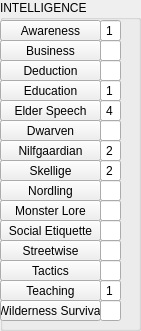
    <widget class="QGroupBox" name="Group_INTELLIGENCE">
     <property name="geometry">
      <rect>
       <x>10</x>
       <y>10</y>
       <width>141</width>
       <height>331</height>
      </rect>
     </property>
     <property name="title">
      <string>INTELLIGENCE</string>
     </property>
     <widget class="QPushButton" name="Awareness">
      <property name="geometry">
       <rect>
        <x>0</x>
        <y>20</y>
        <width>101</width>
        <height>21</height>
       </rect>
      </property>
      <property name="layoutDirection">
       <enum>Qt::LeftToRight</enum>
      </property>
      <property name="autoFillBackground">
       <bool>false</bool>
      </property>
      <property name="text">
       <string>Awareness</string>
      </property>
      <property name="checkable">
       <bool>false</bool>
      </property>
     </widget>
     <widget class="QPushButton" name="Business">
      <property name="geometry">
       <rect>
        <x>0</x>
        <y>40</y>
        <width>101</width>
        <height>21</height>
       </rect>
      </property>
      <property name="layoutDirection">
       <enum>Qt::LeftToRight</enum>
      </property>
      <property name="autoFillBackground">
       <bool>false</bool>
      </property>
      <property name="text">
       <string>Business</string>
      </property>
      <property name="checkable">
       <bool>false</bool>
      </property>
     </widget>
     <widget class="QPushButton" name="Deduction">
      <property name="geometry">
       <rect>
        <x>0</x>
        <y>60</y>
        <width>101</width>
        <height>21</height>
       </rect>
      </property>
      <property name="layoutDirection">
       <enum>Qt::LeftToRight</enum>
      </property>
      <property name="autoFillBackground">
       <bool>false</bool>
      </property>
      <property name="text">
       <string>Deduction</string>
      </property>
      <property name="checkable">
       <bool>false</bool>
      </property>
     </widget>
     <widget class="QPushButton" name="Education">
      <property name="geometry">
       <rect>
        <x>0</x>
        <y>80</y>
        <width>101</width>
        <height>21</height>
       </rect>
      </property>
      <property name="layoutDirection">
       <enum>Qt::LeftToRight</enum>
      </property>
      <property name="autoFillBackground">
       <bool>false</bool>
      </property>
      <property name="text">
       <string>Education</string>
      </property>
      <property name="checkable">
       <bool>false</bool>
      </property>
     </widget>
     <widget class="QPushButton" name="ElderSpeech">
      <property name="geometry">
       <rect>
        <x>0</x>
        <y>100</y>
        <width>101</width>
        <height>21</height>
       </rect>
      </property>
      <property name="layoutDirection">
       <enum>Qt::LeftToRight</enum>
      </property>
      <property name="autoFillBackground">
       <bool>false</bool>
      </property>
      <property name="text">
       <string>Elder Speech</string>
      </property>
      <property name="checkable">
       <bool>false</bool>
      </property>
     </widget>
     <widget class="QPushButton" name="MonsterLore">
      <property name="geometry">
       <rect>
        <x>0</x>
        <y>200</y>
        <width>101</width>
        <height>21</height>
       </rect>
      </property>
      <property name="layoutDirection">
       <enum>Qt::LeftToRight</enum>
      </property>
      <property name="autoFillBackground">
       <bool>false</bool>
      </property>
      <property name="text">
       <string>Monster Lore</string>
      </property>
      <property name="checkable">
       <bool>false</bool>
      </property>
     </widget>
     <widget class="QPushButton" name="LanguageNilfgaardian">
      <property name="geometry">
       <rect>
        <x>0</x>
        <y>140</y>
        <width>101</width>
        <height>21</height>
       </rect>
      </property>
      <property name="layoutDirection">
       <enum>Qt::LeftToRight</enum>
      </property>
      <property name="autoFillBackground">
       <bool>false</bool>
      </property>
      <property name="text">
       <string>Nilfgaardian</string>
      </property>
      <property name="checkable">
       <bool>false</bool>
      </property>
     </widget>
     <widget class="QPushButton" name="SocialEtiquette">
      <property name="geometry">
       <rect>
        <x>0</x>
        <y>220</y>
        <width>101</width>
        <height>21</height>
       </rect>
      </property>
      <property name="layoutDirection">
       <enum>Qt::LeftToRight</enum>
      </property>
      <property name="autoFillBackground">
       <bool>false</bool>
      </property>
      <property name="text">
       <string>Social Etiquette</string>
      </property>
      <property name="checkable">
       <bool>false</bool>
      </property>
     </widget>
     <widget class="QPushButton" name="Streetwise">
      <property name="geometry">
       <rect>
        <x>0</x>
        <y>240</y>
        <width>101</width>
        <height>21</height>
       </rect>
      </property>
      <property name="layoutDirection">
       <enum>Qt::LeftToRight</enum>
      </property>
      <property name="autoFillBackground">
       <bool>false</bool>
      </property>
      <property name="text">
       <string>Streetwise</string>
      </property>
      <property name="checkable">
       <bool>false</bool>
      </property>
     </widget>
     <widget class="QPushButton" name="Tactics">
      <property name="geometry">
       <rect>
        <x>0</x>
        <y>260</y>
        <width>101</width>
        <height>21</height>
       </rect>
      </property>
      <property name="layoutDirection">
       <enum>Qt::LeftToRight</enum>
      </property>
      <property name="autoFillBackground">
       <bool>false</bool>
      </property>
      <property name="text">
       <string>Tactics</string>
      </property>
      <property name="checkable">
       <bool>false</bool>
      </property>
     </widget>
     <widget class="QPushButton" name="Teaching">
      <property name="geometry">
       <rect>
        <x>0</x>
        <y>280</y>
        <width>101</width>
        <height>21</height>
       </rect>
      </property>
      <property name="layoutDirection">
       <enum>Qt::LeftToRight</enum>
      </property>
      <property name="autoFillBackground">
       <bool>false</bool>
      </property>
      <property name="text">
       <string>Teaching</string>
      </property>
      <property name="checkable">
       <bool>false</bool>
      </property>
     </widget>
     <widget class="QPushButton" name="WildernessSurvival">
      <property name="geometry">
       <rect>
        <x>0</x>
        <y>300</y>
        <width>101</width>
        <height>21</height>
       </rect>
      </property>
      <property name="layoutDirection">
       <enum>Qt::LeftToRight</enum>
      </property>
      <property name="autoFillBackground">
       <bool>false</bool>
      </property>
      <property name="text">
       <string>Wilderness Survival</string>
      </property>
      <property name="checkable">
       <bool>false</bool>
      </property>
     </widget>
     <widget class="QPushButton" name="LanguageSkellige">
      <property name="geometry">
       <rect>
        <x>0</x>
        <y>160</y>
        <width>101</width>
        <height>21</height>
       </rect>
      </property>
      <property name="layoutDirection">
       <enum>Qt::LeftToRight</enum>
      </property>
      <property name="autoFillBackground">
       <bool>false</bool>
      </property>
      <property name="text">
       <string>Skellige</string>
      </property>
      <property name="checkable">
       <bool>false</bool>
      </property>
     </widget>
     <widget class="QPushButton" name="LanguageDwarven">
      <property name="geometry">
       <rect>
        <x>0</x>
        <y>120</y>
        <width>101</width>
        <height>21</height>
       </rect>
      </property>
      <property name="layoutDirection">
       <enum>Qt::LeftToRight</enum>
      </property>
      <property name="autoFillBackground">
       <bool>false</bool>
      </property>
      <property name="text">
       <string>Dwarven</string>
      </property>
      <property name="checkable">
       <bool>false</bool>
      </property>
     </widget>
     <widget class="QPushButton" name="LanguageNordling">
      <property name="geometry">
       <rect>
        <x>0</x>
        <y>180</y>
        <width>101</width>
        <height>21</height>
       </rect>
      </property>
      <property name="layoutDirection">
       <enum>Qt::LeftToRight</enum>
      </property>
      <property name="autoFillBackground">
       <bool>false</bool>
      </property>
      <property name="text">
       <string>Nordling</string>
      </property>
      <property name="checkable">
       <bool>false</bool>
      </property>
     </widget>
     <widget class="QLineEdit" name="Awareness_Value">
      <property name="geometry">
       <rect>
        <x>100</x>
        <y>20</y>
        <width>21</width>
        <height>21</height>
       </rect>
      </property>
      <property name="text">
       <string>1</string>
      </property>
      <property name="alignment">
       <set>Qt::AlignCenter</set>
      </property>
      <property name="readOnly">
       <bool>true</bool>
      </property>
     </widget>
     <widget class="QLineEdit" name="Deduction_Value">
      <property name="geometry">
       <rect>
        <x>100</x>
        <y>60</y>
        <width>21</width>
        <height>21</height>
       </rect>
      </property>
      <property name="alignment">
       <set>Qt::AlignCenter</set>
      </property>
      <property name="readOnly">
       <bool>true</bool>
      </property>
     </widget>
     <widget class="QLineEdit" name="Education_Value">
      <property name="geometry">
       <rect>
        <x>100</x>
        <y>80</y>
        <width>21</width>
        <height>21</height>
       </rect>
      </property>
      <property name="text">
       <string>1</string>
      </property>
      <property name="alignment">
       <set>Qt::AlignCenter</set>
      </property>
      <property name="readOnly">
       <bool>true</bool>
      </property>
     </widget>
     <widget class="QLineEdit" name="ElderSpeech_Value">
      <property name="geometry">
       <rect>
        <x>100</x>
        <y>100</y>
        <width>21</width>
        <height>21</height>
       </rect>
      </property>
      <property name="text">
       <string>4</string>
      </property>
      <property name="alignment">
       <set>Qt::AlignCenter</set>
      </property>
      <property name="readOnly">
       <bool>true</bool>
      </property>
     </widget>
     <widget class="QLineEdit" name="LanguageDwarven_Value">
      <property name="geometry">
       <rect>
        <x>100</x>
        <y>120</y>
        <width>21</width>
        <height>21</height>
       </rect>
      </property>
      <property name="alignment">
       <set>Qt::AlignCenter</set>
      </property>
      <property name="readOnly">
       <bool>true</bool>
      </property>
     </widget>
     <widget class="QLineEdit" name="LanguageSkellige_Value">
      <property name="geometry">
       <rect>
        <x>100</x>
        <y>160</y>
        <width>21</width>
        <height>21</height>
       </rect>
      </property>
      <property name="text">
       <string>2</string>
      </property>
      <property name="alignment">
       <set>Qt::AlignCenter</set>
      </property>
      <property name="readOnly">
       <bool>true</bool>
      </property>
     </widget>
     <widget class="QLineEdit" name="SocialEtiquette_Value">
      <property name="geometry">
       <rect>
        <x>100</x>
        <y>220</y>
        <width>21</width>
        <height>21</height>
       </rect>
      </property>
      <property name="alignment">
       <set>Qt::AlignCenter</set>
      </property>
      <property name="readOnly">
       <bool>true</bool>
      </property>
     </widget>
     <widget class="QLineEdit" name="Streetwise_Value">
      <property name="geometry">
       <rect>
        <x>100</x>
        <y>240</y>
        <width>21</width>
        <height>21</height>
       </rect>
      </property>
      <property name="alignment">
       <set>Qt::AlignCenter</set>
      </property>
      <property name="readOnly">
       <bool>true</bool>
      </property>
     </widget>
     <widget class="QLineEdit" name="Teaching_Value">
      <property name="geometry">
       <rect>
        <x>100</x>
        <y>280</y>
        <width>21</width>
        <height>21</height>
       </rect>
      </property>
      <property name="text">
       <string>1</string>
      </property>
      <property name="alignment">
       <set>Qt::AlignCenter</set>
      </property>
      <property name="readOnly">
       <bool>true</bool>
      </property>
     </widget>
     <widget class="QLineEdit" name="Business_Value">
      <property name="geometry">
       <rect>
        <x>100</x>
        <y>40</y>
        <width>21</width>
        <height>21</height>
       </rect>
      </property>
      <property name="alignment">
       <set>Qt::AlignCenter</set>
      </property>
      <property name="readOnly">
       <bool>true</bool>
      </property>
     </widget>
     <widget class="QLineEdit" name="Tactics_Value">
      <property name="geometry">
       <rect>
        <x>100</x>
        <y>260</y>
        <width>21</width>
        <height>21</height>
       </rect>
      </property>
      <property name="alignment">
       <set>Qt::AlignCenter</set>
      </property>
      <property name="readOnly">
       <bool>true</bool>
      </property>
     </widget>
     <widget class="QLineEdit" name="MonsterLore_Value">
      <property name="geometry">
       <rect>
        <x>100</x>
        <y>200</y>
        <width>21</width>
        <height>21</height>
       </rect>
      </property>
      <property name="alignment">
       <set>Qt::AlignCenter</set>
      </property>
      <property name="readOnly">
       <bool>true</bool>
      </property>
     </widget>
     <widget class="QLineEdit" name="LanguageNordling_Value">
      <property name="geometry">
       <rect>
        <x>100</x>
        <y>180</y>
        <width>21</width>
        <height>21</height>
       </rect>
      </property>
      <property name="alignment">
       <set>Qt::AlignCenter</set>
      </property>
      <property name="readOnly">
       <bool>true</bool>
      </property>
     </widget>
     <widget class="QLineEdit" name="LanguageNilfgaardian_Value">
      <property name="geometry">
       <rect>
        <x>100</x>
        <y>140</y>
        <width>21</width>
        <height>21</height>
       </rect>
      </property>
      <property name="text">
       <string>2</string>
      </property>
      <property name="alignment">
       <set>Qt::AlignCenter</set>
      </property>
      <property name="readOnly">
       <bool>true</bool>
      </property>
     </widget>
     <widget class="QLineEdit" name="WildernessSurvival_Value">
      <property name="geometry">
       <rect>
        <x>100</x>
        <y>300</y>
        <width>21</width>
        <height>21</height>
       </rect>
      </property>
      <property name="alignment">
       <set>Qt::AlignCenter</set>
      </property>
      <property name="readOnly">
       <bool>true</bool>
      </property>
     </widget>
    </widget>
